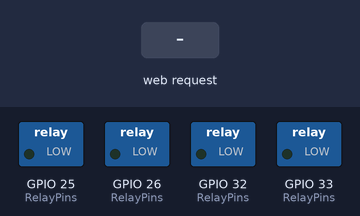
The sketch below on a simulated ESP32. On the bench: switched loads named in the sketch (green lamp = pin HIGH). The test bench sets the inputs (shaded band). WiFi joins after 1.5 s; servers stay silent unless stated; what the sketch prints to the serial monitor is not drawn.

Above: at 2.7 s.
2.8 s: HTTP request GET /toggle?r=1 received
At 3.8 s:
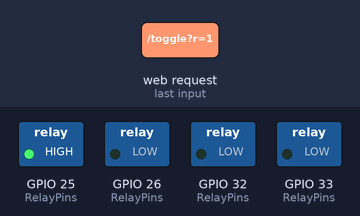
4.3 s: HTTP request GET /toggle?r=0 received
At 4.9 s:
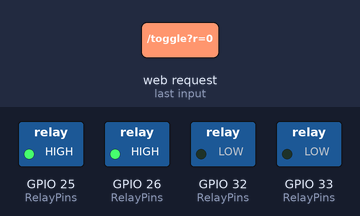
5.8 s: HTTP request GET /toggle?r=1 received
At 6.1 s:
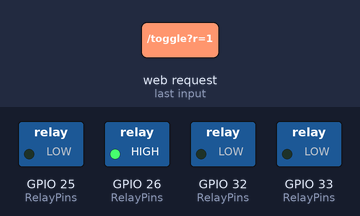
Timing chart, 0 to 8.8 s (numbered marks = the images above; inputs shaded):
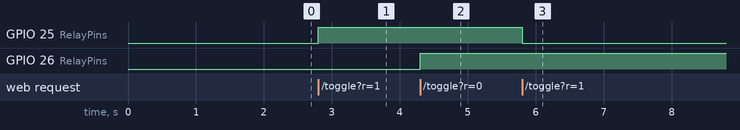

Measured:
- after the input at 2.8 s, GPIO 25 (RelayPins): LOW → HIGH at once
- after the input at 4.3 s, GPIO 26 (RelayPins): LOW → HIGH at once
- after the input at 5.8 s, GPIO 25 (RelayPins): HIGH → LOW at once

The sketch:

4CH_Relay_Web_CTRL.ino
```cpp
#include <WiFi.h>
#include <WebServer.h>

#define RELAY1  26
#define RELAY2  25
#define RELAY3  33
#define RELAY4  32

int RelayPins[] = {RELAY1, RELAY2, RELAY3, RELAY4};

// Replace with your WiFi credentials
const char* ssid = "YOUR_SSID";
const char* password = "YOUR_PASSWORD";

WebServer server(80);

// HTML page
String getHtml() {
  String html = "<html><head><title>Sharvi Relay Control</title>";
  html += "<style>body{font-family:sans-serif;text-align:center;} button{padding:10px 20px;margin:10px;font-size:18px;} .on{background:green;color:white;} .off{background:red;color:white;}</style></head><body>";
  html += "<h1>Sharvi 4-Relay Control</h1>";
  for (int i = 0; i < 4; i++) {
    String state = digitalRead(RelayPins[i]) ? "ON" : "OFF";
    String btnClass = digitalRead(RelayPins[i]) ? "on" : "off";
    html += "<p>Relay " + String(i + 1) + ": <b>" + state + "</b></p>";
    html += "<a href='/toggle?r=" + String(i) + "'><button class='" + btnClass + "'>Toggle Relay " + String(i + 1) + "</button></a>";
  }
  html += "</body></html>";
  return html;
}

// Root page
void handleRoot() {
  server.send(200, "text/html", getHtml());
}

// Toggle relay
void handleToggle() {
  if (server.hasArg("r")) {
    int relayIndex = server.arg("r").toInt();
    if (relayIndex >= 0 && relayIndex < 4) {
      digitalWrite(RelayPins[relayIndex], !digitalRead(RelayPins[relayIndex]));
    }
  }
  handleRoot(); // Reload page
}

void setup() {
  Serial.begin(115200);

  for (int i = 0; i < 4; i++) {
    pinMode(RelayPins[i], OUTPUT);
    digitalWrite(RelayPins[i], LOW); // Start OFF
  }

  WiFi.begin(ssid, password);
  Serial.print("Connecting to WiFi");
  while (WiFi.status() != WL_CONNECTED) {
    delay(500); Serial.print(".");
  }
  Serial.println("\nConnected! IP: " + WiFi.localIP().toString());

  server.on("/", handleRoot);
  server.on("/toggle", handleToggle);
  server.begin();
  Serial.println("Web server started");
}

void loop() {
  server.handleClient();
}
```
